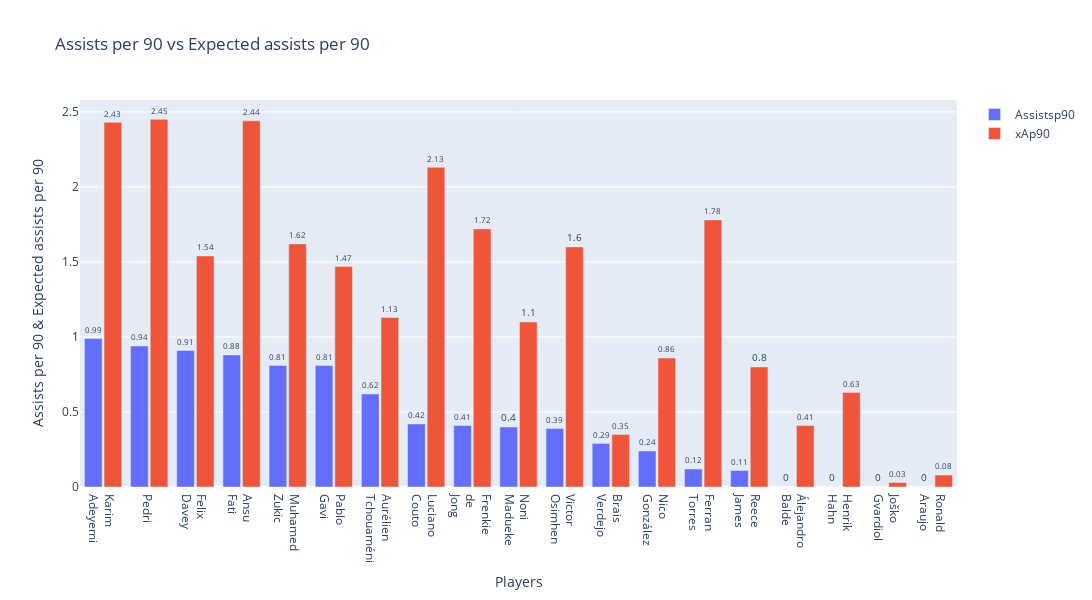

The code cell stored with this chart in its notebook:
### Code cell
grouped_bar('Assistsp90', 'xAp90')

### Figure 1 — Plotly figure (JSON) as saved in the notebook; plotly's stock layout.template omitted (floating-point values rounded to 4 significant figures)
{"data": [{"cliponaxis": false, "name": "Assistsp90", "text": [0, 0, 0, 0, 0.11, 0.12, 0.24, 0.29, 0.39, 0.4, 0.41, 0.42, 0.62, 0.81, 0.81, 0.88, 0.91, 0.94, 0.99], "textfont": {"size": 10}, "textposition": "outside", "type": "bar", "x": ["Álejandro<br>Balde", "Henrik<br>Hahn", "Joško<br>Gvardiol", "Ronald<br>Araujo", "Reece<br>James", "Ferran<br>Torres", "Nico<br>González", "Brais<br>Verdejo", "Victor<br>Osimhen", "Noni<br>Madueke", "Frenkie<br>de<br>Jong", "Luciano<br>Couto", "Aurélien<br>Tchouaméni", "Muhamed<br>Zukic", "Pablo<br>Gavi", "Ansu<br>Fati", "Felix<br>Davey", "Pedri", "Karim<br>Adeyemi"], "y": [0, 0, 0, 0, 0.11, 0.12, 0.24, 0.29, 0.39, 0.4, 0.41, 0.42, 0.62, 0.81, 0.81, 0.88, 0.91, 0.94, 0.99]}, {"cliponaxis": false, "name": "xAp90", "text": [0.41, 0.63, 0.03, 0.08, 0.8, 1.78, 0.86, 0.35, 1.6, 1.1, 1.72, 2.13, 1.13, 1.62, 1.47, 2.44, 1.54, 2.45, 2.43], "textfont": {"size": 10}, "textposition": "outside", "type": "bar", "x": ["Álejandro<br>Balde", "Henrik<br>Hahn", "Joško<br>Gvardiol", "Ronald<br>Araujo", "Reece<br>James", "Ferran<br>Torres", "Nico<br>González", "Brais<br>Verdejo", "Victor<br>Osimhen", "Noni<br>Madueke", "Frenkie<br>de<br>Jong", "Luciano<br>Couto", "Aurélien<br>Tchouaméni", "Muhamed<br>Zukic", "Pablo<br>Gavi", "Ansu<br>Fati", "Felix<br>Davey", "Pedri", "Karim<br>Adeyemi"], "y": [0.41, 0.63, 0.03, 0.08, 0.8, 1.78, 0.86, 0.35, 1.6, 1.1, 1.72, 2.13, 1.13, 1.62, 1.47, 2.44, 1.54, 2.45, 2.43]}], "layout": {"bargap": 0.15, "bargroupgap": 0.1, "barmode": "group", "height": 600, "title": {"text": "Assists per 90 vs Expected assists per 90"}, "width": 1600, "xaxis": {"categoryorder": "min descending", "title": {"text": "Players"}}, "yaxis": {"title": {"text": "Assists per 90 & Expected assists per 90"}}}}
